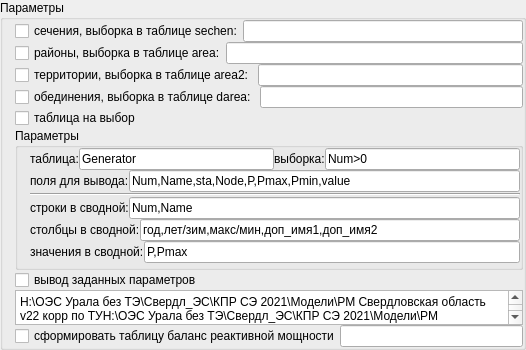
         <widget class="QGroupBox" name="GB_prinr_XL">
          <property name="minimumSize">
           <size>
            <width>0</width>
            <height>350</height>
           </size>
          </property>
          <property name="title">
           <string>Параметры</string>
          </property>
          <layout class="QVBoxLayout" name="verticalLayout_6">
           <property name="spacing">
            <number>0</number>
           </property>
           <property name="leftMargin">
            <number>12</number>
           </property>
           <property name="topMargin">
            <number>0</number>
           </property>
           <property name="rightMargin">
            <number>0</number>
           </property>
           <property name="bottomMargin">
            <number>0</number>
           </property>
           <item>
            <layout class="QHBoxLayout" name="horizontalLayout_21">
             <property name="spacing">
              <number>0</number>
             </property>
             <item>
              <widget class="QCheckBox" name="CB_print_sech">
               <property name="text">
                <string>сечения, выборка в таблице sechen:</string>
               </property>
              </widget>
             </item>
             <item>
              <widget class="QLineEdit" name="setsel_sech"/>
             </item>
            </layout>
           </item>
           <item>
            <layout class="QHBoxLayout" name="horizontalLayout_18">
             <item>
              <widget class="QCheckBox" name="CB_print_area">
               <property name="text">
                <string>районы, выборка в таблице area:</string>
               </property>
              </widget>
             </item>
             <item>
              <widget class="QLineEdit" name="setsel_area"/>
             </item>
            </layout>
           </item>
           <item>
            <layout class="QHBoxLayout" name="horizontalLayout_19">
             <item>
              <widget class="QCheckBox" name="CB_print_area2">
               <property name="text">
                <string>территории, выборка в таблице area2: </string>
               </property>
              </widget>
             </item>
             <item>
              <widget class="QLineEdit" name="setsel_area2"/>
             </item>
            </layout>
           </item>
           <item>
            <layout class="QHBoxLayout" name="horizontalLayout_20">
             <item>
              <widget class="QCheckBox" name="CB_print_darea">
               <property name="text">
                <string>обединения, выборка в таблице darea: </string>
               </property>
              </widget>
             </item>
             <item>
              <widget class="QLineEdit" name="setsel_darea"/>
             </item>
            </layout>
           </item>
           <item>
            <widget class="QCheckBox" name="CB_print_tab_log">
             <property name="text">
              <string>таблица на выбор</string>
             </property>
            </widget>
           </item>
           <item>
            <widget class="QGroupBox" name="GB_sel_tabl">
             <property name="minimumSize">
              <size>
               <width>0</width>
               <height>100</height>
              </size>
             </property>
             <property name="title">
              <string>Параметры</string>
             </property>
             <layout class="QVBoxLayout" name="verticalLayout_8">
              <property name="spacing">
               <number>0</number>
              </property>
              <property name="leftMargin">
               <number>12</number>
              </property>
              <property name="topMargin">
               <number>0</number>
              </property>
              <property name="rightMargin">
               <number>0</number>
              </property>
              <property name="bottomMargin">
               <number>0</number>
              </property>
              <item>
               <layout class="QHBoxLayout" name="horizontalLayout_13">
                <item>
                 <widget class="QLabel" name="label_19">
                  <property name="text">
                   <string>таблица:</string>
                  </property>
                 </widget>
                </item>
                <item>
                 <widget class="QLineEdit" name="print_tab_log_ar_tab">
                  <property name="text">
                   <string>Generator</string>
                  </property>
                 </widget>
                </item>
                <item>
                 <widget class="QLabel" name="label_20">
                  <property name="text">
                   <string>выборка:</string>
                  </property>
                 </widget>
                </item>
                <item>
                 <widget class="QLineEdit" name="print_tab_log_ar_set">
                  <property name="text">
                   <string>Num&gt;0</string>
                  </property>
                 </widget>
                </item>
               </layout>
              </item>
              <item>
               <layout class="QHBoxLayout" name="horizontalLayout_14">
                <item>
                 <widget class="QLabel" name="label_22">
                  <property name="text">
                   <string>поля для вывода:</string>
                  </property>
                 </widget>
                </item>
                <item>
                 <widget class="QLineEdit" name="print_tab_log_ar_cols">
                  <property name="text">
                   <string>Num,Name,sta,Node,P,Pmax,Pmin,value</string>
                  </property>
                 </widget>
                </item>
               </layout>
              </item>
              <item>
               <widget class="Line" name="line">
                <property name="minimumSize">
                 <size>
                  <width>0</width>
                  <height>5</height>
                 </size>
                </property>
                <property name="orientation">
                 <enum>Qt::Horizontal</enum>
                </property>
               </widget>
              </item>
              <item>
               <layout class="QHBoxLayout" name="horizontalLayout_15">
                <item>
                 <widget class="QLabel" name="label_23">
                  <property name="text">
                   <string>строки в сводной:</string>
                  </property>
                 </widget>
                </item>
                <item>
                 <widget class="QLineEdit" name="print_tab_log_rows">
                  <property name="text">
                   <string>Num,Name</string>
                  </property>
                 </widget>
                </item>
               </layout>
              </item>
              <item>
               <layout class="QHBoxLayout" name="horizontalLayout_16">
                <item>
                 <widget class="QLabel" name="label_25">
                  <property name="text">
                   <string>столбцы в сводной:</string>
                  </property>
                 </widget>
                </item>
                <item>
                 <widget class="QLineEdit" name="print_tab_log_cols">
                  <property name="text">
                   <string>год,лет/зим,макс/мин,доп_имя1,доп_имя2</string>
                  </property>
                 </widget>
                </item>
               </layout>
              </item>
              <item>
               <layout class="QHBoxLayout" name="horizontalLayout_17">
                <item>
                 <widget class="QLabel" name="label_24">
                  <property name="text">
                   <string>значения в сводной:</string>
                  </property>
                 </widget>
                </item>
                <item>
                 <widget class="QLineEdit" name="print_tab_log_vals">
                  <property name="text">
                   <string>P,Pmax</string>
                  </property>
                 </widget>
                </item>
               </layout>
              </item>
             </layout>
            </widget>
           </item>
           <item>
            <widget class="QCheckBox" name="CB_print_parametr">
             <property name="text">
              <string>вывод заданных параметров</string>
             </property>
            </widget>
           </item>
           <item>
            <widget class="QPlainTextEdit" name="TA_parametr_vibor">
             <property name="enabled">
              <bool>true</bool>
             </property>
             <property name="sizePolicy">
              <sizepolicy hsizetype="Expanding" vsizetype="Expanding">
               <horstretch>0</horstretch>
               <verstretch>0</verstretch>
              </sizepolicy>
             </property>
             <property name="minimumSize">
              <size>
               <width>508</width>
               <height>20</height>
              </size>
             </property>
             <property name="maximumSize">
              <size>
               <width>1000</width>
               <height>35</height>
              </size>
             </property>
             <property name="baseSize">
              <size>
               <width>0</width>
               <height>35</height>
              </size>
             </property>
             <property name="plainText">
              <string>H:\ОЭС Урала без ТЭ\Свердл_ЭС\КПР СЭ 2021\Модели\РМ Свердловская область v22 корр по ТУH:\ОЭС Урала без ТЭ\Свердл_ЭС\КПР СЭ 2021\Модели\РМ Свердловская область v22 корр по ТУH:\ОЭС Урала без ТЭ\Свердл_ЭС\КПР СЭ 2021\Модели\РМ Свердловская область v22 корр по ТУH:\ОЭС Урала без ТЭ\Свердл_ЭС\КПР СЭ 2021\Модели\РМ Свердловская область v22 корр по ТУ</string>
             </property>
            </widget>
           </item>
           <item>
            <layout class="QHBoxLayout" name="horizontalLayout_7">
             <property name="spacing">
              <number>0</number>
             </property>
             <item>
              <widget class="QCheckBox" name="CB_print_balans_Q">
               <property name="text">
                <string>сформировать таблицу баланс реактивной мощности</string>
               </property>
              </widget>
             </item>
             <item>
              <widget class="QLineEdit" name="balans_Q_vibor"/>
             </item>
            </layout>
           </item>
          </layout>
         </widget>
